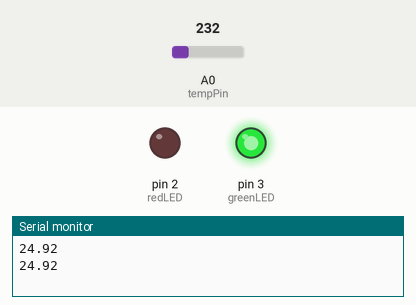
Recording of a sketch running on a simulated Arduino Uno, built with avr-gcc and run on an emulated ATmega328P. Parts: output pins drawn as LEDs (lit = HIGH), the last lines printed to the serial monitor. Dashed ring = blinking. The inputs (shaded band) are chosen by the test bench; at power-on: A0 (tempPin) = 232.

Above: at 1.8 s.
1.9 s: A0 (tempPin) set to 290
At 2.15 s:
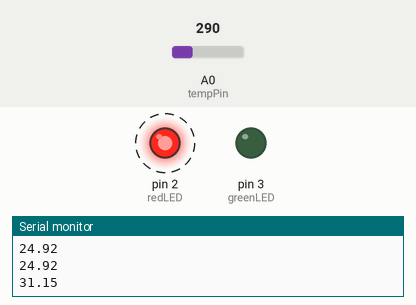
5.4 s: A0 (tempPin) set to 266
At 5.45 s:
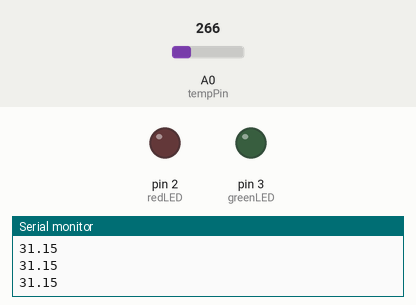
At 6.8 s:
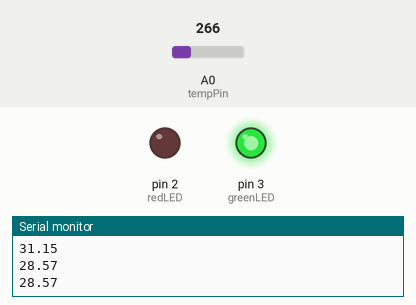
Timing chart, 0 to 8.4 s (numbered marks = the images above; inputs shaded):
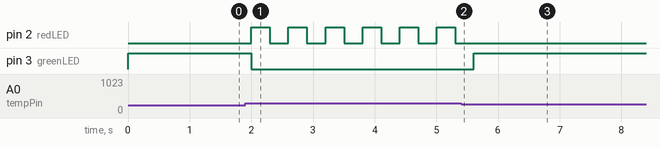

Measured:
- after the input at 1.9 s, pin 2 (redLED): alternates HIGH for 0.30 s and LOW for 0.30 s, starting after 0.10 s; pin 3 (greenLED): HIGH → LOW after 0.10 s
- after the input at 5.4 s, pin 2 (redLED): stops changing and stays LOW; pin 3 (greenLED): LOW → HIGH after 0.21 s

The sketch:

templed.ino
```cpp
float tempC;
int reading;
int tempPin = 0;

int redLED = 2;
int greenLED = 3;

void setup()
{
analogReference(INTERNAL);
Serial.begin(9600);

// LED pins
pinMode(redLED, OUTPUT);  // RED LED
pinMode(greenLED, OUTPUT);  // GREEN LED

}

void loop()
{
  reading = analogRead(tempPin);
  tempC = reading / 9.31;
  Serial.println(tempC);

  if (tempC < 29.9) {
    digitalWrite(greenLED, HIGH);
    digitalWrite(redLED, LOW);
    delay(1000);
  } else if (tempC >= 29.9 && tempC < 30) {
    rBlinkSlowly();
    }
  else {
    rBlinkFast();
   }
}


void rBlinkSlowly() {
    digitalWrite(greenLED, LOW);
    digitalWrite(redLED, HIGH);
    delay(1000);
    digitalWrite(redLED, LOW);
    delay(1000);
}

void rBlinkFast() {
    digitalWrite(greenLED, LOW);
    digitalWrite(redLED, HIGH);
    delay(300);
    digitalWrite(redLED, LOW);
    delay(300);
}
```
